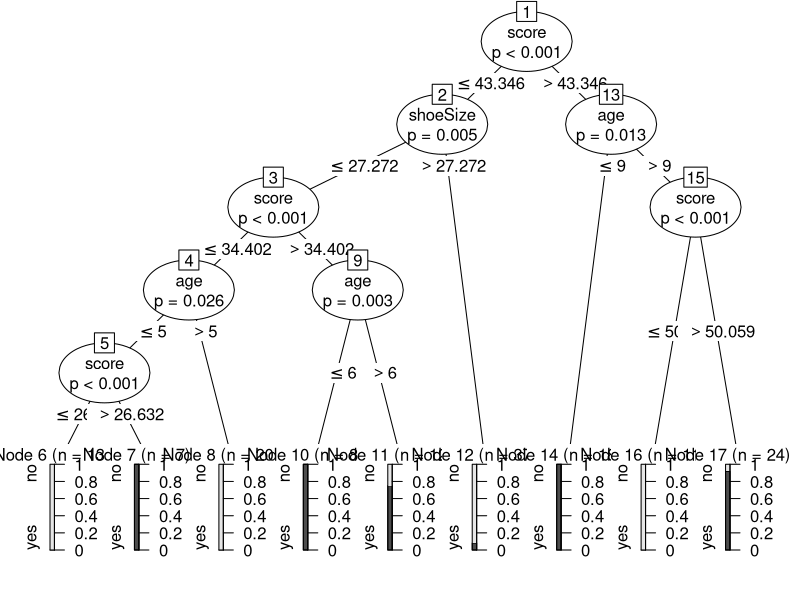

Here is the R script that generated this plot:
library(party)
library(caTools)

data(readingSkills)
split <- sample.split(readingSkills, SplitRatio = 0.8)
train <- subset(readingSkills, split == TRUE)
test <- subset(readingSkills, split == FALSE)
model <- ctree(nativeSpeaker ~ ., train)

plot(model)
